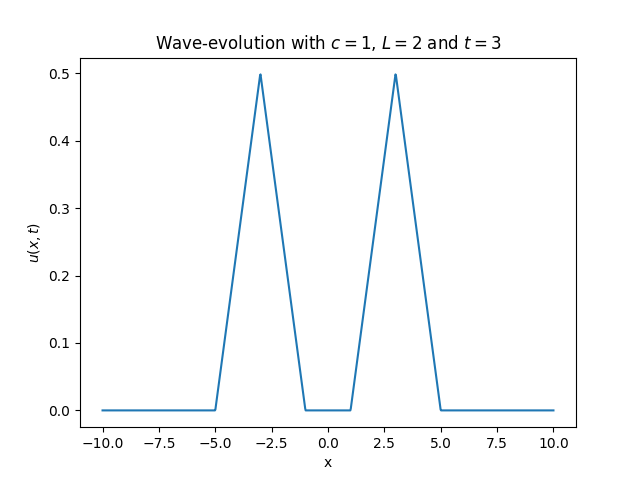

Generate this figure with Python:
import numpy as np
import matplotlib.pyplot as plt

c = 1
L = 2
t = 3
x = np.linspace(-10, 10, 1000)

def heavi(x: float):
    if x < 0:
        return 0
    return 1

def q(x):
    return (1-abs(x) / L) * heavi(1-abs(x) / L)

def expr(x):
    return 1 / 2 * (q(x + c*t) + q(x - c*t))

plt.plot(x, [expr(i) for i in x])
plt.title(r'Wave-evolution with $c = 1$, $L = 2$ and $t = 3$')
plt.ylabel(r'$u(x, t)$')
plt.xlabel(r'x')
#plt.savefig('task3_1.png')
plt.show()